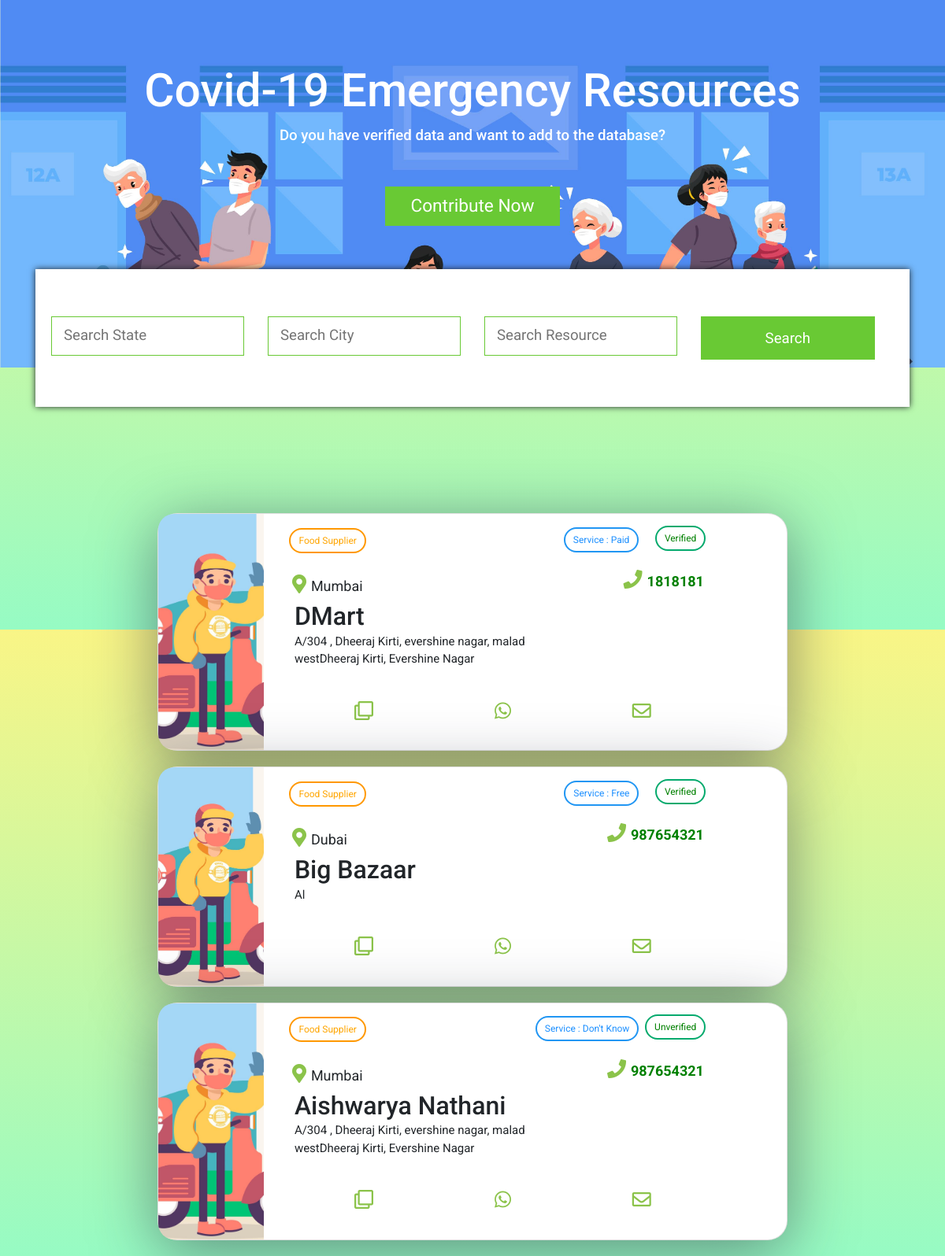
Screenshot of /leads/foodleads with the database file from the repository.
### srotApp/models.py (models this page shows, shortened)
class Food(models.Model):
    volunteer_verify = models.CharField(max_length=100, default="Unverified")
    food_supplier_name = models.CharField(max_length=100)
    food_supplier_email = models.CharField(max_length=100)
    food_supplier_contact = models.CharField(max_length=100)
    food_supplier_city = models.CharField(max_length=100)
    food_supplier_address = models.CharField(max_length=500)
    food_supplier_service = models.CharField(max_length=100)
    food_supplier_verify = models.CharField(max_length=100)
    food_supplier_details = models.CharField(max_length=500)

### srotApp/views.py (the view)
# urls.py: path('leads/foodleads',views.foodleads,name="foodleads"),
def foodleads(request):
    all_food = Food.objects.all()
    foodFilter = FoodFilter()
    context = {'foods':all_food}
    return render(request,'leads/foodleads.html', context)

### templates/leads/foodleads.html (shortened to what this page needs)
{% extends 'leads/filter.html' %}
{% block body %}
    <div>
        {% for food in foods %}
        <div class="card">
            <div class="card-text">
                <div class="portada" style="background-image: url('/media/images/leads/food.jpg');">
                </div>
                <div class="title-total">
                    <br>
                    <div class="service-type"><button class="btn warning">Food Supplier</button></div>
                    <div class="service"><button class="btn info">Service : {{ food.food_supplier_service }} </button>
                    </div>
                    <div class="verified"><button class="btn success">{{ food.food_supplier_verify }}</button></div>
                    <div class="contact"><button><i class="fas fa-phone"></i></button>{{ food.food_supplier_contact }}
                    </div>
                    <div class="location"><button><i
                                class="fas fa-map-marker-alt"></i></button>{{ food.food_supplier_city }}</div>
                    <h2>{{ food.food_supplier_name }}</h2>
                    <div class="desc">{{food.food_supplier_address}}</div>
                    <div class="actions">
                        <button><i class="far fa-clone"></i></button>
                        <button><i class="fab fa-whatsapp"></i></button>
                        <button><i class="far fa-envelope"></i></button>
                    </div>
                </div>
            </div>
        </div>
        {% endfor %}
    </div>
{% endblock body %}

### media/css/cards.css (style rules this page uses)
body { font-family: Roboto, sans-serif; margin: 0; height: 100vh; display: grid; align-items: center; justify-items: center; background-image: linear-gradient(to top, #96fbc4 0%, #f9f586 100%); }
.card { background: #fff; border-radius: 4px; box-shadow: 0px 14px 80px rgba(34, 35, 58, 0.5); max-width: 800px; display: flex; flex-direction: row; border-radius: 25px; position: relative; margin-top: 10px !important; margin-bottom: 20px !important; }
.card h2 { margin-top: -30px; padding: 0 1rem; }
.card .contact { padding: 1rem; text-align: right; color: green; font-weight: bold; font-size: 18px; margin-top: -20px; margin-right: 9px; }
.card .location { padding: 2rem; text-align: left; font-size: 18px; margin-top: -80px; margin-left: -25px; }
.card .service { padding: inherit; text-align: right; font-weight: bold; font-size: 18px; margin-top: -87px; margin-right: 100px; }
.card .service-type { padding: inherit; text-align: left; font-weight: bold; font-size: 18px; margin-top: -80px; margin-right: 20px; margin-left: -13px; margin-bottom: -5px; }
.card .verified { padding: inherit; text-align: right; font-weight: bold; font-size: 18px; margin-top: -95px; }
.card .desc { padding: 0.5rem 1rem; font-size: 15px; margin-right: 161px; margin-top: -15px; margin-bottom: 20px; }
.card .actions { display: grid; grid-template-columns: repeat(3, 1fr); align-items: center; padding: 0.5rem 1rem; }
.card-text { display: grid; grid-template-columns: 0.7fr 2fr !important; }
.title-total { padding: 2.5em 1.5em 1.5em 1.5em; font-size: 15px; }
.portada { width: 100%; height: 100%; border-top-left-radius: 20px; border-bottom-left-radius: 20px; background-position: bottom center; background-size: cover; }
button { border: none; background: none; font-size: 24px; color: #8bc34a; cursor: pointer; transition: 0.5s; }
.btn { border: 2px solid black; background-color: white; color: black; padding: 5px 10px; font-size: 12px; cursor: pointer; border-radius:25px; }
.success { border-color: #04AA6D; color: green; }
.info { border-color: #2196F3; color: dodgerblue; margin-top: -10px; margin-right: -15px; }
.warning { border-color: #ff9800; color: orange; }
.desc { min-width: 400px; }

### rows the page displays
Food: food_supplier_service "Paid", food_supplier_verify "Verified", food_supplier_contact "1818181", food_supplier_city "Mumbai", food_supplier_name "DMart", food_supplier_address "A/304 , Dheeraj Kirti, evershine nagar, malad westDheeraj Kirti, Evershine Nagar"
Food: food_supplier_service "Free", food_supplier_verify "Verified", food_supplier_contact "987654321", food_supplier_city "Dubai", food_supplier_name "Big Bazaar", food_supplier_address "Al"
Food: food_supplier_service "Don't Know", food_supplier_verify "Unverified", food_supplier_contact "987654321", food_supplier_city "Mumbai", food_supplier_name "Aishwarya Nathani", food_supplier_address "A/304 , Dheeraj Kirti, evershine nagar, malad westDheeraj Kirti, Evershine Nagar"
